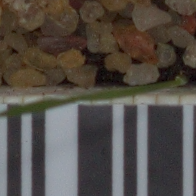
#> input picture input/train/Black-grass/0050f38b3.png, 196 x 196 px
$ jupyter execute --allow-errors 'Plant seedling segmentation.ipynb'   (shell and % lines are left out)
#> lines starting #> are read from the running program, lines starting #| are printed output that depends on the picture; after the words box and inside, x2 and y2 are one past the last pixel; in counts of white or black regions, pixels touching at a corner belong together
[cell 1]
import os
import matplotlib
import matplotlib.pyplot as plt
import pandas as pd
import cv2
import numpy as np
from glob import glob
import seaborn as sns

[cell 2]
BASE_DATA_FOLDER = "./input"
TRAIN_DATA_FOLDER = os.path.join(BASE_DATA_FOLDER, "train")

[cell 3]
images_per_class = {}
for class_folder_name in os.listdir(TRAIN_DATA_FOLDER):
    class_folder_path = os.path.join(TRAIN_DATA_FOLDER, class_folder_name)
    class_label = class_folder_name
    images_per_class[class_label] = []
    for image_path in glob(os.path.join(class_folder_path, "*.png")):
        image_bgr = cv2.imread(image_path, cv2.IMREAD_COLOR)
#> image_bgr is the input picture: shape (196, 196, 3); mean B, G, R 71, 77.2, 83.7
        images_per_class[class_label].append(image_bgr)

[cell 4]
#printing number of images per class
for key, value in images_per_class.items():
    print("{0} -> {1}".format(key, len(value)))

[cell 5]
def plot_for_class(label):
#> called with label = 'Small-flowered Cranesbill'
    nb_rows = 3
    nb_cols = 3
    fig, axs = plt.subplots(nb_rows, nb_cols, figsize = (6,6))

    n = 0

    for i in range(0, nb_rows):
        for j in range(0, nb_cols):
            axs[i, j].xaxis.set_ticklabels([])
            axs[i, j].yaxis.set_ticklabels([])
            axs[i, j].imshow(images_per_class[label][n])
            n = n + 1

#> (a cell that did not finish here is left out)

#> (a cell that did not finish here is left out)

[cell 8]
def create_mask_for_plant(image):
    image_hsv = cv2.cvtColor(image, cv2.COLOR_BGR2HSV)

    sensitivity = 35
    lower_hsv = np.array([60 - sensitivity, 100, 50])
    upper_hsv = np.array([60 + sensitivity, 255, 255])

    mask = cv2.inRange(image_hsv, lower_hsv, upper_hsv)
    kernel = cv2.getStructuringElement(cv2.MORPH_ELLIPSE, (11, 11))
    mask = cv2.morphologyEx(mask, cv2.MORPH_CLOSE, kernel)

    return mask

[cell 9]
def segment_plant(image):
    mask = create_mask_for_plant(image)
    output = cv2.bitwise_and(image, image, mask = mask)
    return output

[cell 10]
def sharpen_image(image):
    image_blurred = cv2.GaussianBlur(image, (0,0), 3)
    image_sharp = cv2.addWeighted(image, 1.5, image_blurred, -0.5, 0)
    return image_sharp

#> (a cell that did not finish here is left out)

[cell 12]
def find_contours(mask_image):
    return cv2.findContours(mask_image, cv2.RETR_EXTERNAL, cv2.CHAIN_APPROX_SIMPLE)[-2]

[cell 13]
def calculate_largest_contour_area(contours):
    if(len(contours) == 0):
        return 0
    c = max(contours, key = cv2.contourArea)
    return cv2.contourArea(c)

[cell 14]
def calculate_contours_area(contours, min_contour_area = 250):
    area = 0
    for c in contours:
        c_area = cv2.contourArea(c)
        if c_area >= min_contour_area:
            area = area + c_area
    return area

[cell 15]
areas = []
largest_contour_areas = []
labels = []
number_of_contours = []
image_height = []
image_width = []

for class_label in images_per_class.keys():
    for image in images_per_class[class_label]:
        mask = create_mask_for_plant(image)
        contours = find_contours(mask)

        area = calculate_contours_area(contours)
        largest_area = calculate_largest_contour_area(contours)
        height, width, channels = image.shape

        image_height.append(height)
        image_width.append(width)
        areas.append(area)
        number_of_contours.append(len(contours))
        largest_contour_areas.append(largest_area)
        labels.append(class_label)
#> this loop made 1 pass
#> pass 1, in create_mask_for_plant, `mask = cv2.inRange(image_hsv, lower_hsv, upper_hsv)`:
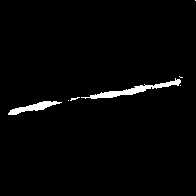
#> mask: shape (196, 196); 2.1% white; 7 white regions (5 under 20 px), largest, box (x1, y1, x2, y2) and area: (81, 78, 181, 99) 478, (8, 101, 62, 115) 291

[cell 16]
features_df = pd.DataFrame()
#> features_df = table of 0 rows and 0 columns
features_df["label"] = labels
features_df["area"] = areas
features_df["largest_area"] = largest_contour_areas
features_df["number_of_components"] = number_of_contours
features_df["heght"] = image_height
features_df["width"] = image_width

[cell 17]
features_df.groupby("label").describe()
#> Out = table of 1 rows and 40 columns
